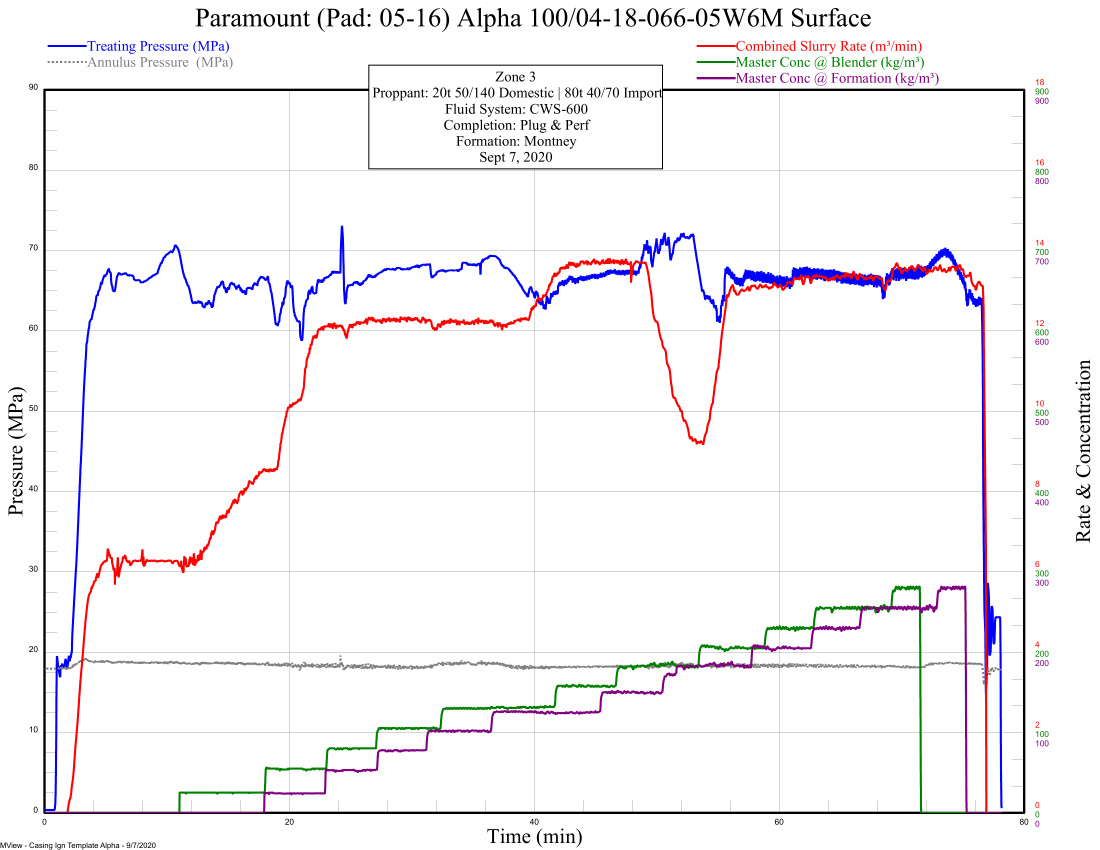
#> input picture examples/example-flattened-chart.png, 3300 x 2550 px (shown at 1/3 size); its folder holds only this picture in this run
$ python -i auto_raster.py   (imports and definitions only)
#> lines starting #> are read from the running program, lines starting #| are printed output that depends on the picture
"""Frac2CSV auto-calibrating raster mode.

Extracts time-series curves from scanned/unknown-template chart images with
no manual configuration, when the chart follows the common industry layout:
a rectangular plot area, colored series curves, color-matched numeric tick
columns left of the plot, and time labels (HH:MM:SS or minutes) underneath.

Requires the tesseract OCR binary. Techniques (validated on scanned PSC
charts, 74% page yield): frame from long dark-line runs, tick numbers
assigned to series by pixel color, RANSAC calibration that tolerates heavy
OCR noise, midnight-unwrapped time axis.
"""
import os
import re
import shutil
import subprocess
import sys
import tempfile

import difflib
import math
import numpy as np

import curve_trace as ct

HUE_NAMES = ["red", "orange", "yellow", "green", "cyan", "blue", "purple", "magenta"]
# how far a faint pixel must stay clear of crimson ink to count as orange —
# see hue_masks
HALO_PX = 3
HUE_HEX = {"red": "#c8372d", "orange": "#d07a1f", "yellow": "#a89a17",
           "green": "#1e7a34", "cyan": "#118a8a", "blue": "#1d5bd8",
           "purple": "#6d3bb0", "magenta": "#b0329b"}

# How much taller than the pen a column's ink must be before it is read as a
# SWEPT column — one where the curve moved through a range inside that column —
# and reported at the end of the run rather than its middle. See
# curve_positions. Lower keeps more detail; the reducer never invents a value,
# because both ends of a run are ink the page actually printed, so the cost of
# lowering it is only that a heavy flat line reports alternate edges of its own
# pen. The client's instruction is explicit: less smooth the better.
SWEPT_FACTOR = 1.4

# How many consecutive columns of ink must sit on the frame's top edge before
# the trace is treated as CLIPPED there rather than as a peak touching its
# axis. See the edge_blank block in curve_positions.
EDGE_RUN = 4

# How far off a rolling median of its own trace a column may read, as a
# fraction of the plot height, and how tall its run may be, before it is
# blanked as a stray rather than kept as a near-vertical move. These were
# curve_positions' spike_tol/spike_run defaults and still are; they are named
# here because hal1 re-applies the SAME test to a track its own orphan pass
# has cleaned, and a second copy of the numbers would be a second thing to
# keep in step. See the spike block in curve_positions and hal1._drop_strays.
SPIKE_TOL = 0.12
SPIKE_RUN = 8


# [30 lines left out: functions tesseract_path, _tess_env, not called in this run]


def available():
    return tesseract_path() is not None


# ---------- color discovery ----------

# [53 lines left out: functions _grow, _faint_orange, not called in this run]


def hue_masks(img):
    """Series colors as broad families. Scans smear hue badly (a series'
    digits and curve can sit 60 deg apart), so tight clustering separates a
    series from its own tick numbers; broad channel-dominance rules keep
    them together. Validated on scanned PSC charts.

    The cut-offs adapt to how saturated the page actually is. They were fixed
    at sat>60 with 40-point channel margins, which suits a vivid scan but not
    a faded one: on 00273 the tick ink peaks at saturation 66 and averages 30,
    so 3 pixels out of 1736 qualified, no family was found, no ticks were
    assigned to any series, and the file reported no extractable data. The
    reference page (00183) sits at saturation 255 and is unaffected.
    """
    r = img[..., 0].astype(int); g = img[..., 1].astype(int); b = img[..., 2].astype(int)
    mx = np.maximum(np.maximum(r, g), b)
    mn = np.minimum(np.minimum(r, g), b)
    sat = mx - mn
    # how colourful is the ink on this page? measure only non-white pixels, so
    # the white background does not drag the estimate down
    ink = (r + g + b) < 600
    strength = float(np.percentile(sat[ink], 90)) if ink.any() else 255.0
    k = min(1.0, max(0.28, strength / 255.0))
    s_min = max(16.0, 60.0 * k)          # saturation floor
    m1 = max(12.0, 40.0 * k)             # dominant-channel margin
    m2 = max(14.0, 45.0 * k)
    m3 = max(16.0, 60.0 * k)
    m4 = max(10.0, 35.0 * k)             # cyan's green/blue closeness
    m5 = max(9.0, 30.0 * k)
    m6 = max(6.0, 20.0 * k)
    # rules validated on scanned/rendered charts; red vs orange split on the
    # green channel (orange carries mid green, true red does not)
    families = {
        "red":     (sat > s_min) & (r > g + m1) & (r > b + m1) & (g < b + m3),
        "orange":  (sat > s_min) & (r > g + m1) & (r > b + m2) & (g > b + m3),
        "green":   (sat > s_min * 0.83) & (g > r + m5) & (g > b + m6),
        "magenta": (sat > s_min) & (r > g + m1) & (b > g + m1),
        "blue":    (sat > s_min) & (b > g + m1) & (b > r + m1),
        "cyan":    (sat > s_min) & (g > r + m1) & (b > r + m1) & (np.abs(g - b) < m4),
    }
    families["green"] = families["green"] & ~families["cyan"]
    min_px = max(400, img.shape[0] * img.shape[1] // 5000)
    # The faint pass only COMPLETES an orange series this page already shows;
    # it never introduces one, and it may not become most of one. STEP's
    # chemical chart draws its additives in a tan the faint rule reads as
    # orange — 01396 p340 "Secure BIO 108 (L/m3)" at 0.09 — and step1 maps
    # orange to Btm Prop Conc, so an additive trace would ship as a proppant
    # concentration in kg/m3. Two conditions keep the recovery on the curves it
    # was measured on: the strict rule must already have found a family here,
    # and the recovery may not add more than 1.5x the ink that family holds.
    # Across the 182 STEP surface charts of six files the faint pass takes
    # orange to 1.01-2.46x its original size; on the five chemical charts that
    # carry any orange at all it takes it to 2.97-7.30x, because there it is
    # drawing a curve rather than filling the gaps in one.
    base_px = int(families["orange"].sum())
    if base_px >= min_px:
        add = (_faint_orange(r, g, b, sat, s_min, families["red"])
               & ~families["orange"])
        if int(add.sum()) <= 1.5 * base_px:
            families["orange"] = families["orange"] | add
    return {k2: m for k2, m in families.items() if m.sum() >= min_px}


# ---------- geometry ----------

# [254 lines left out: functions _max_run, find_plot_area, ocr_boxes, ocr_words, fit_ticks, _hue and 3 more, not called in this run]


def ocr_left_ticks(img, masks, x_hi):
    return ocr_tick_strip(img, masks, 0, x_hi)


# [96 lines left out: functions snap_axis, printed_bounds, ocr_line, not called in this run]


_LEGEND_UNITS = ["m3/min", "kg/m3", "L/m3", "MPa", "kPa", "m3", "kg"]


# [62 lines left out: functions _legend_unit, _legend_name, _col_groups, _col_groups, not called in this run]


# What a legend entry is allowed to be called. A scanned legend OCRs roughly
# ("Aqucar" -> "Aaqucar", "Conc" -> "Cone"), so a raw read is not trustworthy
# enough to name a column in a deliverable. Only a confident match against
# this vocabulary is accepted; anything else leaves the caller's own naming
# alone, so a bad read can never rename a channel to something wrong.
LEGEND_VOCAB = [
    "Surface Pressure", "Surface BU", "Treating Pressure", "Hydr Pressure",
    "Slurry Rate", "Combined Slurry Rate", "Combined Clean Rate", "Clean Rate",
    "Prop Conc", "Btm Prop Conc", "Bottom Prop Conc",
    "Surf Total Proppant Conc", "Total Proppant Conc",
    # a coiled-tubing stage's own pair (00248 p91 legends "COIL #1 FLUID RATE
    # (m3/min)" in magenta beside the slurry rate, #826)
    "Coil Fluid Rate", "Coil Pressure",
]
# ...whose units have one reading only, for when the superscript in "(m³/min)"
# does not OCR
_VOCAB_UNIT = {"Coil Fluid Rate": "m3/min", "Coil Pressure": "MPa"}


# [14 lines left out: function match_legend_name, not called in this run]


# Names that cannot legitimately appear on a chemical-analysis chart. Used to
# reject a legend that names the wrong thing — see read_chart_title.
TREATMENT_ONLY = {
    "Surface Pressure", "Surface BU", "Treating Pressure", "Hydr Pressure",
    "Prop Conc", "Btm Prop Conc", "Bottom Prop Conc",
    "Surf Total Proppant Conc", "Total Proppant Conc",
}


# [77 lines left out: functions read_chart_title, read_legend, not called in this run]


# A rotated value-axis title names the QUANTITY it measures. Only these three
# appear on a frac chart's value axes, and each maps to one unit family, which
# is what lets a colour be matched to an axis.
# "cone" is not a typo: tesseract reads the axis title "Chem Conc (L/m3)" as
# "Chem Cone (Uim\")" on every one of these pages, and "cone" scores 0.75
# against "conc" — just under the cutoff that keeps "rate"/"pressure" honest.
_AXIS_QTY = {"pressure": "pressure", "rate": "rate",
             "concentration": "conc", "conc": "conc", "cone": "conc"}


# [283 lines left out: functions axis_qty, read_axis_titles, plausible_pressure_axis, plausible_floor_axis, _ladder_inliers, _repaired_ladder and 4 more, not called in this run]


# What the labels under the axis turned out to be. The number itself cannot
# say: "03:30" is 3h30 into the job on one vendor's chart and half past three
# in the morning on another's, and reading the second as the first (or worse,
# the other way round) invents a date. Only the format the labels were PRINTED
# in distinguishes them, so it travels with the fit.
CLOCK_SOD = "sod"          # HH:MM / HH:MM:SS — seconds of day, no date
CLOCK_DAY_SOD = "day_sod"  # "DD HH:MM" or "MM-DD HH" — day*86400 + sod
CLOCK_ELAPSED = "elapsed"  # bare minutes from the start of the job


# [139 lines left out: functions time_calibration_ex, _time_fit, not called in this run]


# "MM-DD HH": the hourly render of the Halliburton time axis. It is not a
# variant anyone would design for — it is what the plot prints when a stage is
# long enough that matplotlib picks hour ticks — and until the dash reached
# the whitelist the label arrived as the bare digits "081518", which fell
# through to the plain-number branch and was read as 81,518 MINUTES. Every one
# of those pages then reported a ~6-minute treatment for a job the event log
# times in hours (7 of 187 treatment plots sampled across 134 filings), and
# the curves were resampled onto that fictional axis before export.
_MD_HOUR = re.compile(r"(\d{2})-?(\d{2})-?(\d{2})$")


# [15 lines left out: function _md_hour, not called in this run]


# ---------- printed graphics inside the plot ----------

# A chart's plot area is not always curves and gridlines. FracPro prints its
# own logo INSIDE the frame — on STEP's tiled reports it lands in the top 6% of
# the plot, and its lettering is drawn in the same inks the series use:
# 00184 p37 carries 2,048 red pixels (the "PRO"), 2,421 cyan ("FRAC") and 366
# green (the swoosh) between rows 12 and 43 of a 672-row plot. Orange is the
# one series colour absent from the logo, and orange was the one channel on
# that page the client did not report as wrong.
#
# It defeats curve_positions outright. That routine keeps the run nearest a
# rolling median of the trace, which is the right rule for a second blob a few
# columns wide — but this blob spans 400 columns against a 70-column window, so
# the median itself moves into the logo and then every run near it looks
# correct. Measured on 00184 stage 17: Tr Press exported 78.51 MPa against
# 58.34 filed with the regulator, Prop Conc 965 kg/m3 on a 0..1000 axis, and
# Combined Clean Rate 15.69 on a 0..16 axis — three channels reading ~98% of
# full scale because the logo sits just under the frame's top edge.
#
# Shape tells the two apart, and position does not. Components, measured on
# that page:
#
#   curve       w 55-99.6% of the plot, fill 0.013-0.016
#   logo glyph  w 2.3-7.0%,             fill 0.185-0.600
#
# A pen stroke fills ~1.5% of its own bounding box; a letter fills a third of
# it. But DENSITY ALONE IS NOT ENOUGH, and this is the trap: a genuine
# near-vertical move is also narrow and solid — the end-of-job pressure drop on
# that same page is 6 columns wide with fill 0.361, and the client asked
# explicitly for those spikes to survive (see the reducer in curve_positions).
# What separates them is that a spike belongs to its curve and a logo does not:
# the drop's rows meet the trace's rows where they share columns, while the
# logo sits ~180 rows clear of the pressure curve beneath it. So density only
# nominates a candidate; distance from the trace convicts it.
#
# A curve that runs THROUGH the logo merges with it into one wide component and
# is left alone — no test fires, and the contamination survives on that page.
# That is deliberate: splitting a merged component means guessing where the
# curve goes under the ink, and inventing it is worse than reporting it.
GLYPH_WIDTH = 0.12       # of plot width: wider than this is a curve, not a mark
GLYPH_FILL = 0.15        # lit / bounding box; curves measured <= 0.094
GLYPH_NEAR = 0.05        # of plot height: how close to the trace still belongs
GLYPH_PAD = 0.03         # of plot width: how far to look sideways for the trace
GLYPH_TOP = 0.10         # of plot height: the band the logo prints in (6% measured)
GLYPH_TALL = 0.04        # of plot height: a piece this tall past the end is a fall


# [229 lines left out: functions _components, drop_glyph_islands, _rolling_median, not called in this run]


TURN_REACH = 4      # columns either side a turn is judged against


# [284 lines left out: functions _unbracketed, _joined, curve_positions, not called in this run]


# ---------- main entry ----------

def extract(img, sample_sec=1.0, plot=None, glyphs=False,
            edge_blank=False, ticks_in_strip=False, tick_repairs=False):
    """Auto-calibrated extraction from a chart image (HxWx3 uint8/int array).

    Returns (samples, channels, info):
      channels = [{key,label,unit,color,values,ticks,coverage}], values np.array
      info = {plot, t0_seconds, duration_s, notes[]}
    Raises ValueError with a reason when the page can't be auto-calibrated.
    """
    img = np.asarray(img).astype(int)
    masks = hue_masks(img)
    if not masks:
        raise ValueError("no saturated series colors found")
    x0, y0, x1, y1 = plot if plot is not None else find_plot_area(img, masks)
    tcal = time_calibration(img, x0, x1, y1)
    if tcal is None:
        raise ValueError("time-axis labels could not be read")
    ta, tb = tcal
    t_start = ta + tb * x0
    n = int((ta + tb * x1) - t_start)
    if not (120 < n < 100000):
        raise ValueError(f"implausible duration {n}s from time axis")
    samples = np.arange(int(n / sample_sec)) * sample_sec

    # ticks_in_strip: see ocr_tick_strip's in_strip
    ticks = ocr_tick_strip(img, masks, 0, x0, in_strip=ticks_in_strip,
                           rows=(y0 - 25, y1 + 25))
    ticks = ocr_tick_strip(img, masks, x1 + 3, min(img.shape[1], x1 + 160), out=ticks,
                           in_strip=ticks_in_strip, rows=(y0 - 25, y1 + 25))
    # the end labels of a stack sit further out than the fit may look (see
    # printed_bounds): 00248 p24's green 0.0 is 26 px under the frame
    wide = {k: [(v, y, st) for v, y, st in pts if y0 - 45 <= y <= y1 + 45]
            for k, pts in ticks.items()}
    ticks = {k: [(v, y, st) for v, y, st in pts if y0 - 25 <= y <= y1 + 25]
             for k, pts in ticks.items()}
    channels, notes = [], []
    for key, mask in masks.items():
        # tick_repairs: see _repaired_ladder
        cal = fit_ticks_guarded(ticks.get(key, []), repairs=tick_repairs)
        sub = mask[y0:y1, x0:x1]
        n_cols = sub.shape[1]
        cov = float(sub.any(axis=0).mean())
        if cov < 0.01:
            # The families come from the whole image, and a STEP page is two
            # charts: the chemical chart's magenta and the logo's blue have
            # no ink at all inside the surface chart's frame, yet every
            # surface chart of 00184/00186/00208 said "series 'magenta' /
            # 'blue': axis ticks unreadable — channel skipped" (179 lines on
            # 00208). A colour this chart does not draw is not its channel.
            continue
        if cal is None:
            notes.append(f"series '{key}': axis ticks unreadable — channel skipped")
            continue
        if cov < 0.1:
            notes.append(f"series '{key}': too sparse ({cov:.0%}) — skipped")
            continue
        a, b, ntick = cal
        # The axis bounds are printed round and sit on the frame edges. The fit
        # comes from OCR'd label centroids and lands ~1-2% off them, an error
        # that otherwise rides straight into the exported values. Snap the two
        # edges onto the tick grid and re-derive the line through them —
        # onto the printed end labels where those are plainly the edges (see
        # printed_bounds), and onto round numbers otherwise.
        pb = printed_bounds(wide.get(key, []), a, b, y0, y1)
        if pb:
            _vt, _vb, _snapped = pb[0], pb[1], True
        else:
            _vt, _vb, _snapped = snap_axis(a + b * y0, a + b * y1)
        if _snapped and abs(y1 - y0) > 1:
            # re-derive through the snapped edges so the correction reaches the
            # exported values, not just the drawing
            b = (_vb - _vt) / float(y1 - y0)
            a = _vt - b * y0
        py = curve_positions(sub, glyphs=glyphs, edge_blank=edge_blank) + y0
        vals = a + b * py
        t_cols = (ta + tb * (np.arange(n_cols) + x0)) - t_start
        if np.isfinite(vals).sum() < 50:
            continue
        # No ink means no reading: np.interp with no left/right clamps to the
        # edge value, so every gap and both tails carried a flat invented line.
        # ct.resample blanks them instead (see curve_trace.resample).
        v = ct.resample(samples, t_cols, vals)
        channels.append({"key": f"series-{key}", "label": f"Series ({key})",
                         "unit": "", "color": HUE_HEX.get(key.rstrip("2"), "#555577"),
                         "values": v, "ticks": ntick, "coverage": cov,
                         # the axis read AT the frame edges (top, bottom).
                         # Same idea as lib1's axes_frame: the Lab positions
                         # against this so a curve lands on its own ink in
                         # ghost mode instead of on a guessed 0..peak scale.
                         "axis_frame": (float(a + b * y0), float(a + b * y1))})
    if not channels:
        raise ValueError("no channel could be calibrated; " + "; ".join(notes[:3]))
    info = {"plot": (x0, y0, x1, y1), "t0_seconds": float(t_start),
            "duration_s": int(n), "notes": notes}
    return samples, channels, info

>>> import cv2
>>> picture = cv2.imread('examples/example-flattened-chart.png', cv2.IMREAD_GRAYSCALE)
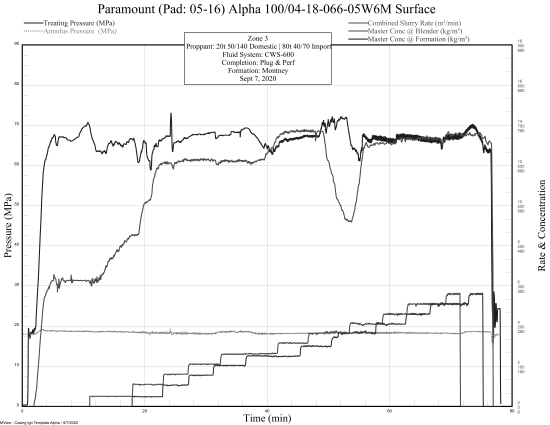
#> picture: shape (2550, 3300) (shown at 1/6 size); min 0, max 255, mean 245.1
>>> result = extract(picture)
#> in extract, `img = np.asarray(img).astype(int)`:
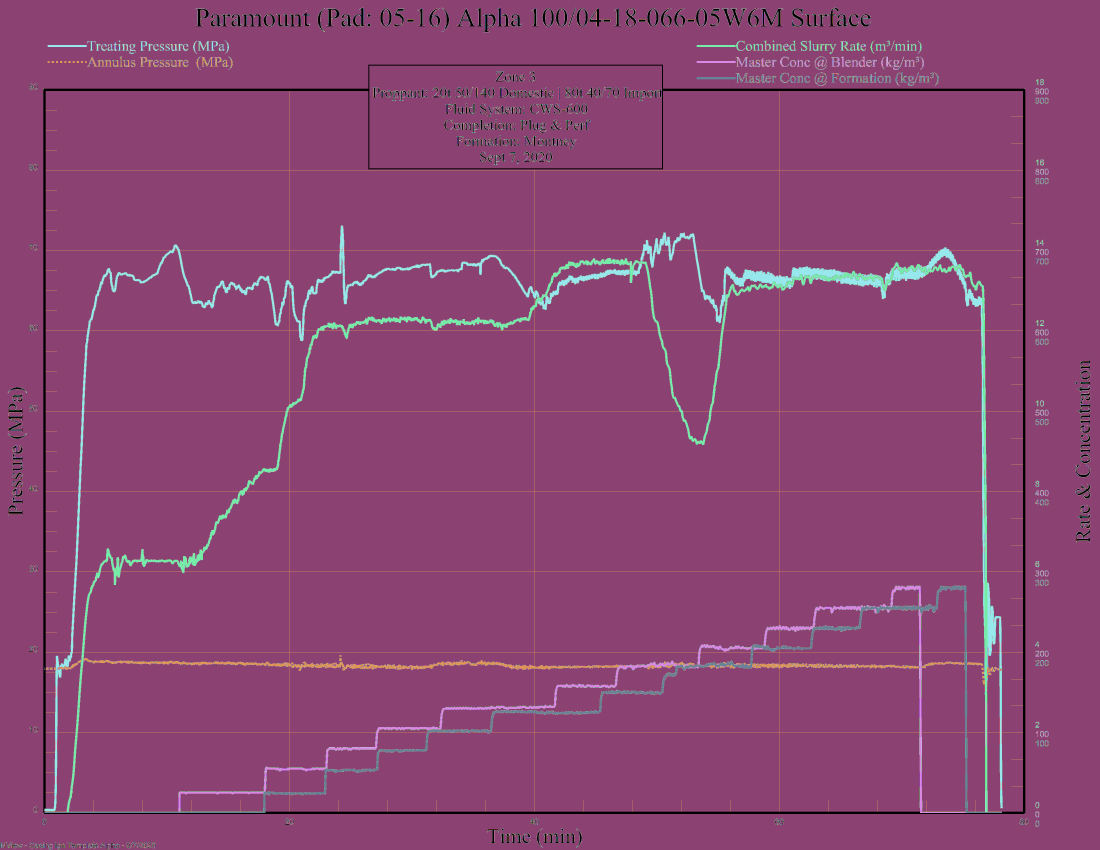
#> img: shape (2550, 3300) int64 (shown at 1/3 size); 256 distinct labels, from 0 to 255; one colour per label, 0 black
#> in hue_masks, `r = img[..., 0].astype(int)`: r = 2550 values from 255 to 255
#> in hue_masks, `g = img[..., 1].astype(int)`: g = 2550 values, max 255 at index 0, min 175 at index 2528, mean 254.5
#> in hue_masks, `b = img[..., 2].astype(int)`: b = 2550 values, max 255 at index 0, min 0 at index 2528, mean 253.4
#> in hue_masks, `mx = np.maximum(np.maximum(r, g), b)`: mx = 2550 values from 255 to 255
#> in hue_masks, `mn = np.minimum(np.minimum(r, g), b)`: mn has the same summary as b
#> in hue_masks, `sat = mx - mn`: sat = 2550 values, max 255 at index 2528, min 0 at index 0, mean 1.63
#> in hue_masks, `strength = float(np.percentile(sat[ink], 90)) if ink.any() else 255.0`: strength = 255
#> in hue_masks, `k = min(1.0, max(0.28, strength / 255.0))`: k = 1
#> in hue_masks, `s_min = max(16.0, 60.0 * k)`: s_min = 60
#> in hue_masks, `m1 = max(12.0, 40.0 * k)`: m1 = 40
#> in hue_masks, `m2 = max(14.0, 45.0 * k)`: m2 = 45
#> in hue_masks, `m3 = max(16.0, 60.0 * k)`: m3 = 60
#> in hue_masks, `m4 = max(10.0, 35.0 * k)             # cyan's green/blue closeness`: m4 = 35
#> in hue_masks, `m5 = max(9.0, 30.0 * k)`: m5 = 30
#> in hue_masks, `m6 = max(6.0, 20.0 * k)`: m6 = 20
#> in hue_masks, `base_px = int(families["orange"].sum())`: base_px = 16
#> in extract, `masks = hue_masks(img)`: masks = 0 items
#> (the run stopped early here; a loop or call above may not have finished)
